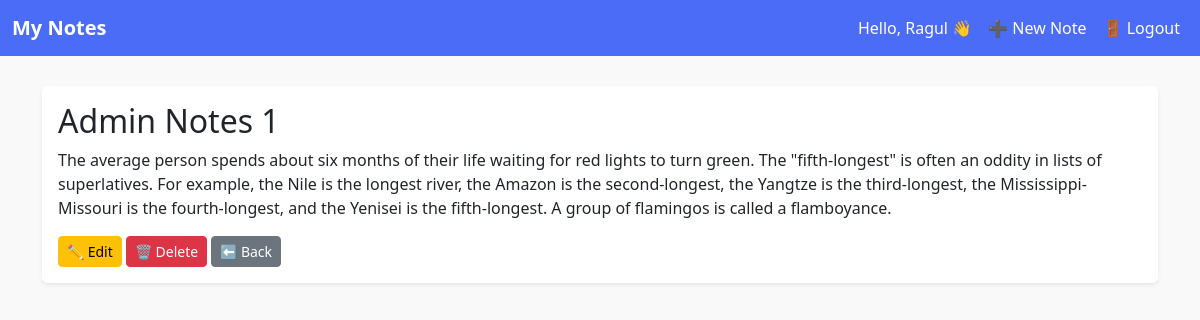
The app's page /note/1/ (signed in) with its own data.
### notes/models.py (models this page shows, shortened)
class Note(models.Model):
    title = models.CharField(max_length=200)
    content = models.TextField()
    owner = models.ForeignKey(User, on_delete=models.CASCADE, related_name="notes")

### notes/views.py (the view)
# urls.py: path('note/<int:pk>/', NoteDetailView.as_view(), name='note-detail'),
class NoteDetailView(LoginRequiredMixin, UserPassesTestMixin, DetailView):
    model = Note
    template_name = "notes/note_detail.html"
    def test_func(self):
        note = self.get_object()
        return self.request.user == note.owner or self.request.user.is_superuser

### templates/notes/note_detail.html
{% extends "notes/base.html" %}
{% block content %}
<div class="card shadow-sm border-0">
  <div class="card-body">
    <h2 class="card-title">{{ object.title }}</h2>
    <p class="card-text">{{ object.content }}</p>
    <a href="{% url 'note-update' object.pk %}" class="btn btn-warning btn-sm">✏️ Edit</a>
    <a href="{% url 'note-delete' object.pk %}" class="btn btn-danger btn-sm">🗑 Delete</a>
    <a href="{% url 'note-list' %}" class="btn btn-secondary btn-sm">⬅️ Back</a>
  </div>
</div>
{% endblock %}

### templates/notes/base.html (shortened to what this page needs)
{% load static %}
<!DOCTYPE html>
<html lang="en">
  <head>
    <link
      href="https://cdn.jsdelivr.net/npm/bootstrap@5.3.3/dist/css/bootstrap.min.css"
      rel="stylesheet"
    />
  </head>
  <body>
    <nav class="navbar navbar-expand-lg">
      <div class="container-fluid">
        <a class="navbar-brand fw-bold" href="{% url 'note-list' %}"
          >My Notes</a
        >
        <div class="collapse navbar-collapse">
          <ul class="navbar-nav ms-auto">
            {% if user.is_authenticated %}
            <li class="nav-item">
              <span class="nav-link text-white"
                >Hello, {{ user.username }} 👋</span
              >
            </li>
            <li class="nav-item">
              <a class="nav-link " href="{% url 'note-create' %}">➕ New Note</a>
            </li>
            <li class="nav-item">
              <form method="post" action="{% url 'logout' %}" class="d-inline">
                <button type="submit" class="btn btn-link nav-link">
                  🚪 Logout
                </button>
              </form>
            </li>
            {% endif %}
          </ul>
        </div>
      </div>
    </nav>
    <div class="container">{% block content %}{% endblock %}</div>
  </body>
</html>

### templates/notes/base.html (style rules this page uses)
body { background-color: #f9f9f9; }
.navbar { background-color: #4a6cf7; }
.navbar-brand, .nav-link { color: white !important; }
.container { margin-top: 30px; }

### records on screen
Note: title "Admin Notes 1", content "The average person spends about six months of their life waiting for red lights to turn green. The \"fifth-longest\" is often an oddity in lists of superlatives. For example, the Nile is the longest river, the Amazon is the second-longest, the Yangtze is the third-longest, the Mississippi-Missouri is the fourth-longest, and the Yenisei is the fifth-longest. A group of flamingos is called a flamboyance."

### other values on screen
{{ user.username }} "Ragul"
